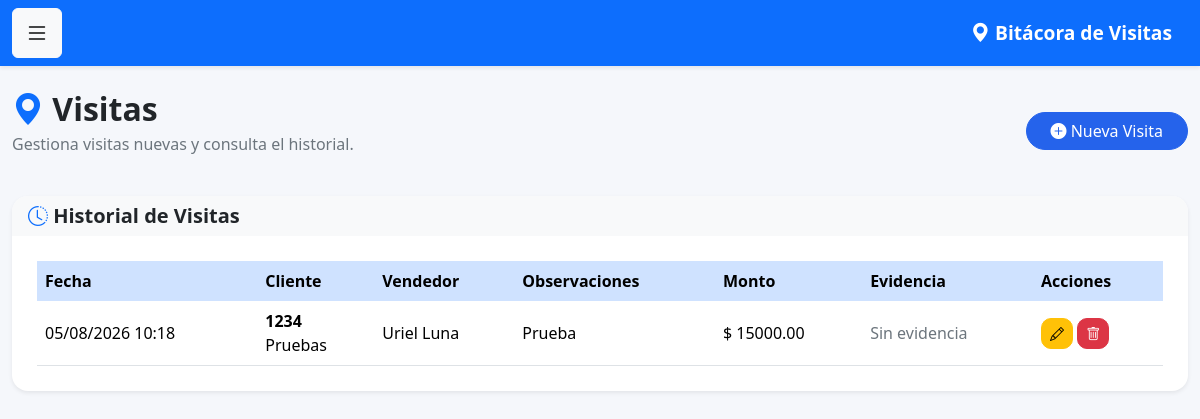
The app's page /visitas (signed in), older data.
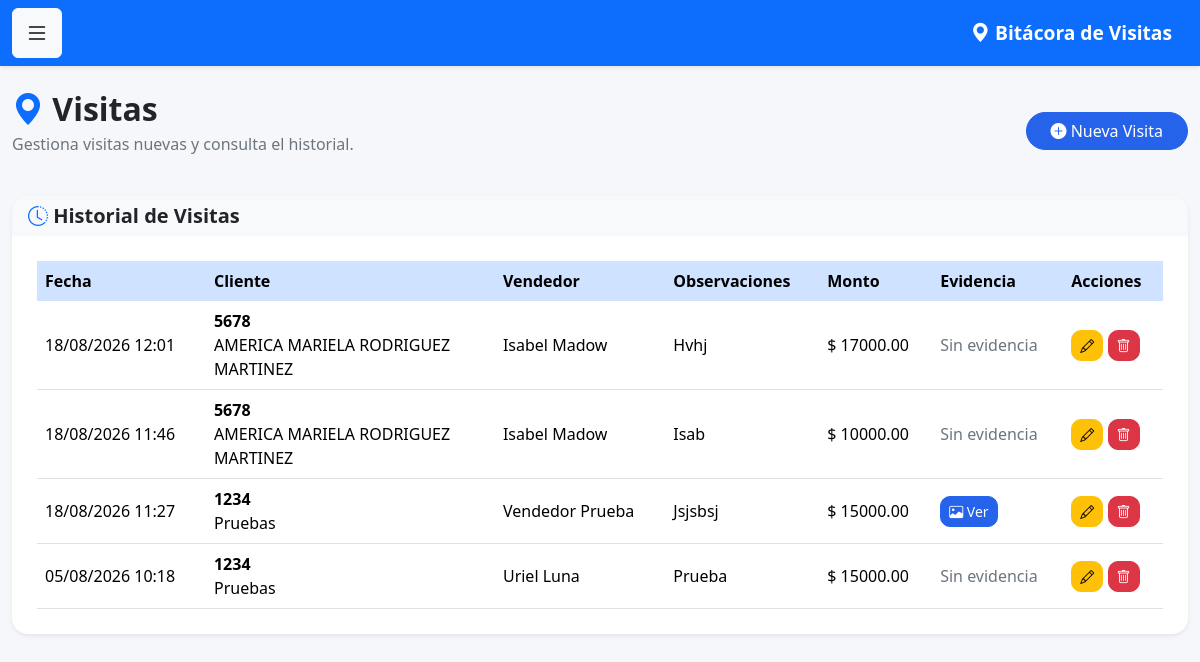
The same page, newer data.
### models.py (models this page shows)
class Visita(db.Model):
    __tablename__ = 'visitas'
    id = db.Column(
        db.Integer,
        primary_key=True
    )
    fecha = db.Column(
        db.DateTime,
        default=datetime.now
    )
    observaciones = db.Column(
        db.Text
    )
    venta_realizada = db.Column(
        db.Boolean,
        default=False
    )
    monto_venta = db.Column(
        db.Float,
        default=0
    )
    proxima_visita = db.Column(
        db.Date
    )
    cliente_id = db.Column(
        db.Integer,
        db.ForeignKey('clientes.id')
    )
    usuario_id = db.Column(
        db.Integer,
        db.ForeignKey('usuarios.id')
    )
    latitud = db.Column(
    db.String(50)
    )
    longitud = db.Column(
    db.String(50)
    )
    foto = db.Column(
    db.String(255)
    )
    cliente = db.relationship(
        'Cliente',
        backref='visitas'
    )
    usuario = db.relationship(
        'Usuario',
        backref='visitas'
    )

class Cliente(db.Model):
    __tablename__ = 'clientes'
    id = db.Column(
        db.Integer,
        primary_key=True
    )
    num_cliente = db.Column(
        db.String(20),
        unique=True,
        nullable=False
    )
    nombre = db.Column(
        db.String(150),
        nullable=False
    )
    grupo = db.Column(
        db.String(100)
    )
    canal = db.Column(
        db.String(100)
    )
    vendedor = db.Column(
        db.Integer
    )

class Usuario(UserMixin, db.Model):
    __tablename__ = 'usuarios'
    id = db.Column(db.Integer, primary_key=True)
    nombre = db.Column(db.String(100), nullable=False)
    correo = db.Column(db.String(120), unique=True, nullable=False)
    password = db.Column(db.String(500), nullable=False)
    rol = db.Column(db.String(20), default='vendedor')
    activo = db.Column(db.Boolean, default=True)

### app.py (the view)
@app.route('/visitas')
@login_required
def visitas():
    if current_user.rol == 'admin':
        visitas = Visita.query.order_by(
            Visita.fecha.desc()
        ).all()
    else:
        visitas = Visita.query.filter_by(
            usuario_id=current_user.id
        ).order_by(
            Visita.fecha.desc()
        ).all()
    return render_template(
        'visitas.html',
        visitas=visitas
    )

### app.py (called while the page is built)
@login_manager.user_loader
def load_user(user_id):
    return Usuario.query.get(int(user_id))

### templates/visitas.html (shortened to what this page needs)
{% extends 'base.html' %}
{% block contenido %}
<div class="d-flex justify-content-between align-items-center mb-4">
    <div>
        <h2 class="fw-bold mb-1">
            <i class="bi bi-geo-alt-fill text-primary"></i>
            Visitas
        </h2>
        <p class="text-muted">
            Gestiona visitas nuevas y consulta el historial.
        </p>
    </div>
    <a href="{{ url_for('nueva_visita') }}"
       class="btn btn-primary rounded-pill px-4">
        <i class="bi bi-plus-circle-fill"></i>
        Nueva Visita
    </a>
</div>
<div class="card shadow-sm border-0 rounded-4">
    <div class="card-header bg-light">
        <h5 class="mb-0">
            <i class="bi bi-clock-history text-primary"></i>
            Historial de Visitas
        </h5>
    </div>
    <div class="card-body">
        <div class="table-responsive">
            <table class="table table-hover align-middle">
                <thead class="table-primary">
                    <tr>
                        <th>Fecha</th>
                        <th>Cliente</th>
                        <th>Vendedor</th>
                        <th>Observaciones</th>
                        <th>Monto</th>
                        <th>Evidencia</th>
                        <th>Acciones</th>
                    </tr>
                </thead>
                <tbody>
                    {% for visita in visitas %}
                    <tr>
                        <td>
                            {{ visita.fecha.strftime('%d/%m/%Y %H:%M') }}
                        </td>
                        <td>
                            <strong>{{ visita.cliente.num_cliente }}</strong>
                            <br>
                            {{ visita.cliente.nombre }}
                        </td>
                        <td>
                            {{ visita.usuario.nombre }}
                        </td>
                        <td>
                            {{ visita.observaciones or '-' }}
                        </td>
                        <td>
                            $ {{ "%.2f"|format(visita.monto_venta or 0) }}
                        </td>
                        <td>
                            {% if visita.foto %}
                                <button
                                    type="button"
                                    class="btn btn-sm btn-primary"
                                    data-bs-toggle="modal"
                                    data-bs-target="#modalFoto{{ visita.id }}">
                                    <i class="bi bi-image"></i>
                                    Ver
                                </button>
                            {% else %}
                                <span class="text-muted">Sin evidencia</span>
                            {% endif %}
                        </td>
                        <td>
                            <a href="/visita/editar/{{ visita.id }}"
                               class="btn btn-warning btn-sm">
                                <i class="bi bi-pencil"></i>
                            </a>
                            {% if current_user.rol == 'admin' %}
                            <a href="/visita/eliminar/{{ visita.id }}"
                               class="btn btn-danger btn-sm"
                               onclick="return confirm('¿Está seguro de eliminar esta visita?');">
                                <i class="bi bi-trash"></i>
                            </a>
                            {% endif %}
                        </td>
                    </tr>
                    {% endfor %}
                </tbody>
            </table>
        </div>
    </div>
</div>
{% endblock %}

Row changes from the older to the newer data that the page shows:
added Visita: fecha "18/08/2026 12:01", cliente.num_cliente "5678", cliente.nombre "AMERICA MARIELA RODRIGUEZ MARTINEZ", usuario.nombre "Isabel Madow", observaciones "Hvhj", monto_venta "17000.00", shows "Sin evidencia"
added Visita: fecha "18/08/2026 11:46", cliente.num_cliente "5678", cliente.nombre "AMERICA MARIELA RODRIGUEZ MARTINEZ", usuario.nombre "Isabel Madow", observaciones "Isab", monto_venta "10000.00", shows "Sin evidencia"
added Visita: fecha "18/08/2026 11:27", cliente.num_cliente "1234", cliente.nombre "Pruebas", usuario.nombre "Vendedor Prueba", observaciones "Jsjsbsj", monto_venta "15000.00"
